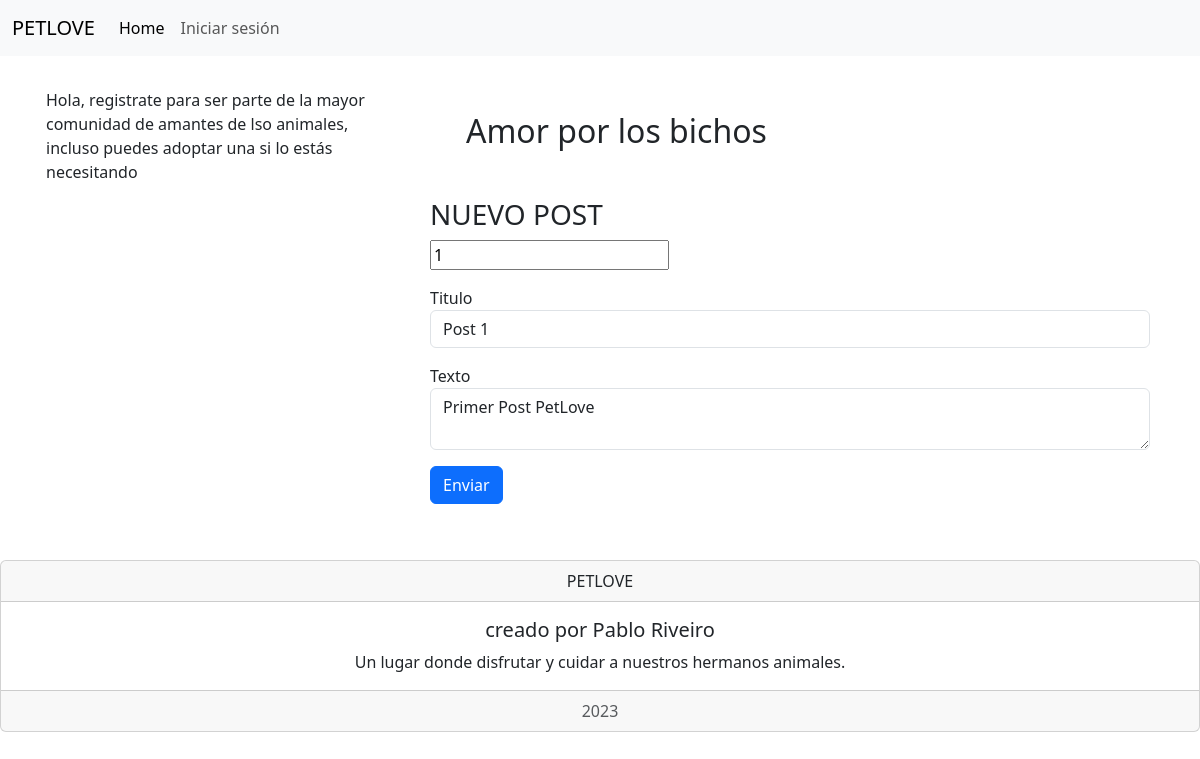
/post/1, run on the app's committed database.
### base/models.py (models this page shows, shortened)
class Post(models.Model):
    title = models.CharField(max_length=200)
    text = models.TextField()
    updated = models.DateTimeField(auto_now=True)
    created = models.DateTimeField(auto_now_add=True)
    user = models.ForeignKey(User, null=True, on_delete=models.SET_NULL)

### base/views.py (the view, shortened to what this page needs)
# urls.py: path('post/<int:id>', views.post)
def post(request, id=None):
    context = {}
    if id is not None:
        p = Post.objects.get(id=id)
        context['post'] = p
    return render(request, 'post.html', context)

### templates/post.html (shortened to what this page needs)
{% extends "layouts/main.html" %}
{% block content %}
<div class="container">
    <h3> NUEVO POST</h3>
    <form method="POST" action="">
        {% if post is not None %}
        <input type="number" value="{{post.id}}" name="id">
        {% endif %}
        <div class="form-group my-3">
            <label>Titulo</label>
            <input type="text" class="form-control" name="title" placeholder="Titulo" {% if post is not None %}
                value="{{post.title}}" {% endif %}>
        </div>
        <div class="form-group my-3">
            <label>Texto</label>
            <textarea class="form-control" name="text">{% if post is not None %}{{post.text}}{% endif %}</textarea>
        </div>
        <button class="btn btn-primary" type="submit">Enviar</button>
    </form>
</div>
{% endblock %}

### data on the page
Post: id "1", title "Post 1", text "Primer Post PetLove"
